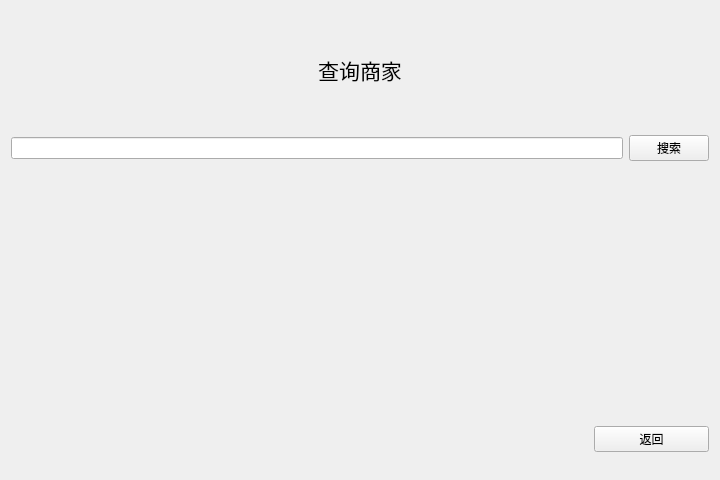
<?xml version="1.0" encoding="UTF-8"?>
<ui version="4.0">
 <class>SearchSalor</class>
 <widget class="QWidget" name="SearchSalor">
  <property name="geometry">
   <rect>
    <x>0</x>
    <y>0</y>
    <width>720</width>
    <height>480</height>
   </rect>
  </property>
  <property name="minimumSize">
   <size>
    <width>720</width>
    <height>480</height>
   </size>
  </property>
  <property name="maximumSize">
   <size>
    <width>720</width>
    <height>480</height>
   </size>
  </property>
  <property name="windowTitle">
   <string>Form</string>
  </property>
  <layout class="QGridLayout" name="gridLayout" rowstretch="2,1,4,1" columnstretch="5,1">
   <item row="0" column="0" colspan="2">
    <layout class="QVBoxLayout" name="verticalLayout">
     <item>
      <widget class="QLabel" name="label">
       <property name="font">
        <font>
         <pointsize>16</pointsize>
        </font>
       </property>
       <property name="text">
        <string>查询商家</string>
       </property>
       <property name="alignment">
        <set>Qt::AlignCenter</set>
       </property>
      </widget>
     </item>
    </layout>
   </item>
   <item row="1" column="0" colspan="2">
    <layout class="QHBoxLayout" name="horizontalLayout">
     <item>
      <widget class="QLineEdit" name="input"/>
     </item>
     <item>
      <widget class="QPushButton" name="search_button">
       <property name="text">
        <string>搜索</string>
       </property>
      </widget>
     </item>
    </layout>
   </item>
   <item row="2" column="0" colspan="2">
    <layout class="QVBoxLayout" name="verticalLayout_3">
     <item>
      <widget class="QLabel" name="result">
       <property name="text">
        <string/>
       </property>
      </widget>
     </item>
    </layout>
   </item>
   <item row="3" column="0">
    <spacer name="verticalSpacer">
     <property name="orientation">
      <enum>Qt::Vertical</enum>
     </property>
     <property name="sizeHint" stdset="0">
      <size>
       <width>20</width>
       <height>52</height>
      </size>
     </property>
    </spacer>
   </item>
   <item row="3" column="1">
    <layout class="QVBoxLayout" name="verticalLayout_4">
     <item>
      <widget class="QPushButton" name="back_button">
       <property name="text">
        <string>返回</string>
       </property>
      </widget>
     </item>
    </layout>
   </item>
  </layout>
 </widget>
 <resources/>
 <connections/>
</ui>
